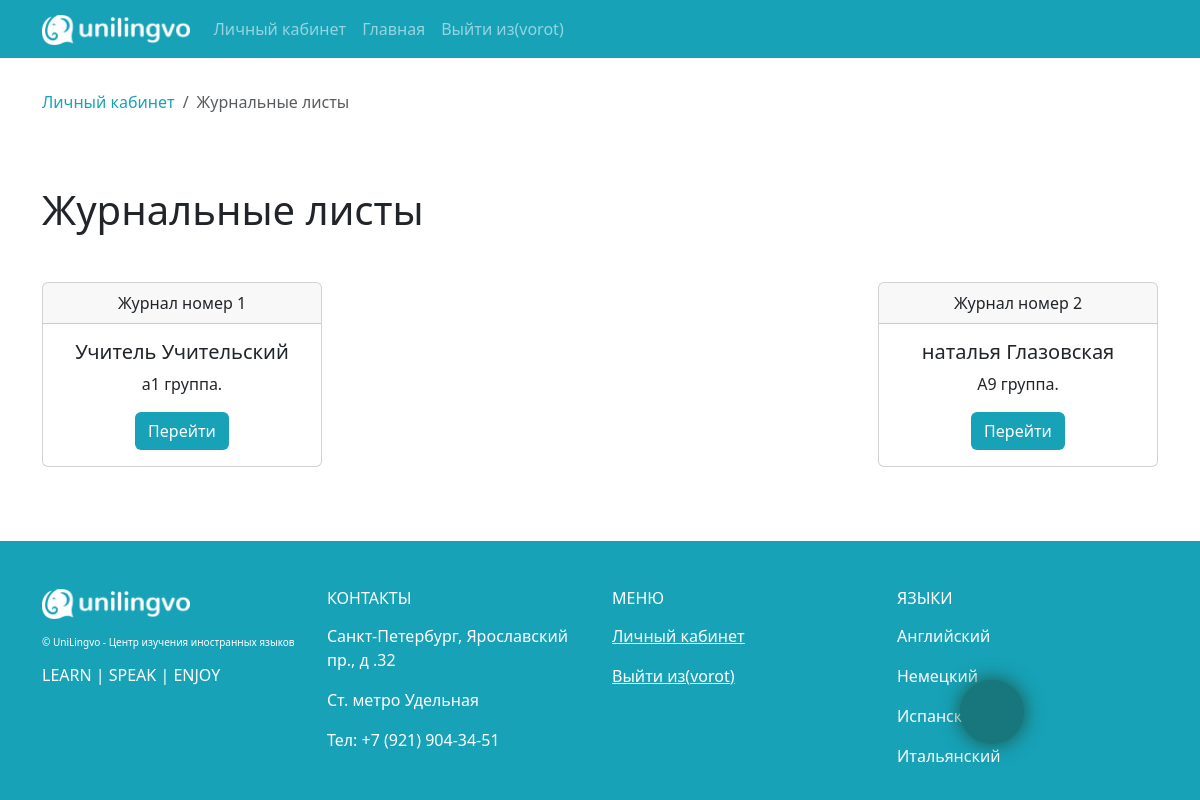
The app's page /journal/journals/ (signed in), older data.
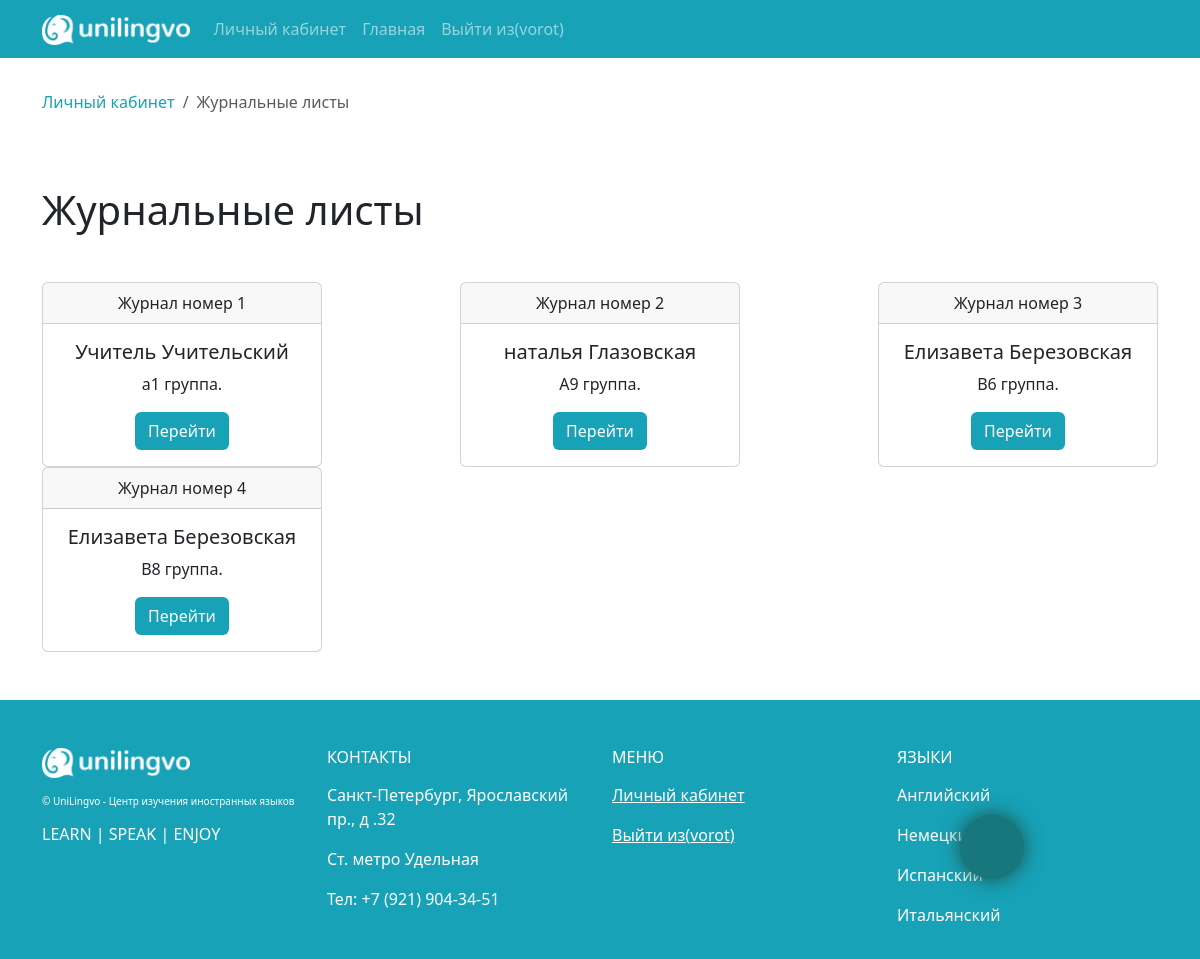
The same page, newer data.
### app_journal/models.py (models this page shows, shortened)
class Journal(models.Model):
    teacher = models.ForeignKey(Teacher, on_delete=models.CASCADE, verbose_name="Учитель")
    group = models.ForeignKey(LearingGroup, on_delete=models.CASCADE, verbose_name="Группа")
    class Meta:
        verbose_name = "Журнал"
        verbose_name_plural = "Журналы"

### app_lancen/models.py (models this page shows)
class LearingGroup(models.Model):
    name = models.CharField(verbose_name='Название группы', max_length=255)
    level = models.CharField(verbose_name='Уровень', max_length=255)
    description = models.TextField(verbose_name="Описание (программа обучения и пр.)")
    class Meta:
        verbose_name = "Учебная группа"
        verbose_name_plural = "Учебные группы"
        db_table = "learning_group"
    def __str__(self):
        return self.name

### app_journal/views.py (the view)
# urls.py: path('journals/', TeachersJournalList.as_view(), name='journals' ),
class TeachersJournalList(DataMixin, LoginRequiredMixin, ListView):
    def get_context_data(self, **kwargs):
        context = super().get_context_data(**kwargs)
        data_mixin_context = self.get_user_context(title = "Листы посещаемости и успеваемости")
        context['breadcrumbs'] = [
            {'link': reverse('profiles:personal_area'), 'title':'Личный кабинет'},
            {'link': '#', 'title': "Журнальные листы"}
        ]
        return dict(list(context.items()) + list(data_mixin_context.items()))
    def get_queryset(self):
        if self.request.user.is_superuser:
            journals = Journal.objects.all()
        if self.request.user.groups.filter(name='teacher').exists():
            teacher = Teacher.objects.get(id = self.request.user.id)
            journals = Journal.objects.filter(teacher = teacher)
        return journals

### app_lancen/templatetags/lancen_tags.py (called while the page is built)
@register.inclusion_tag('templatetags/breadcrumbs.html')
def breadcrums(list):
    return {'breadcrumbs': list}

### app_lancen/utils.py (called while the page is built)
    def get_user_context(self, **kwargs):
        context = kwargs
        modern_menu = menu.copy()
        if  self.request.user.is_authenticated:
            modern_menu.append({'title' : "Личный кабинет" , 'link' : 'profiles:personal_area'})
        if self.request.user.groups.filter(name='teacher').exists():
            context["pers_area_items"] = teacher_pers_area_items
        if self.request.user.groups.filter(name='student').exists():
            context["pers_area_items"] = student_pers_area_items
        if self.request.user.is_superuser:
            context["pers_area_items"] = admin_pers_area_items
        context['menu'] = modern_menu
        context["recall_form"] = RecallForm
        context['contact_form'] = ContactForm
        return context

### templates/app_journal/journal_list.html
{% extends 'base.html' %}
{% load lancen_tags %}
{% block content %}
{% breadcrums breadcrumbs %}
<section class = "pt-5 pb-5">
    <h1>Журнальные листы</h1>
    {% now "Y" as year %} {% now "m" as month %}
    {% if object_list %}
    <div class="d-flex justify-content-lg-between justify-content-center flex-wrap mt-5">
    {% for journal in object_list  %}
    <div class="card text-center" style = "width:280px;">
        <div class="card-header" >
          Журнал номер {{ journal.id }}
        </div>
        <div class="card-body">
          <h5 class="card-title">{{journal.teacher.first_name}} {{journal.teacher.last_name}}</h5>
          <p class="card-text">{{journal.group}} группа. </p>
          <a class = "btn my_bg_info text-white" href="{% url 'journal:view-journal' journal.group.id year month  %} ">Перейти</a> <br>
        </div>
    </div>
    {% endfor %}
    </div>
    {% else %}
    <h3>Журнальные листы ещё не добавлены</h3>
    {% endif %}
</section>
{% endblock content %}

### templates/base.html (shortened to what this page needs)
<!DOCTYPE html>
<html lang="en" class="h-100">
<head>
    {% load static %}
    {% load bootstrap5 %}
    {% load bootstrap_icons %}
    {% bootstrap_css %}
    <link type="text/css" href="{% static 'app_lancen/css/style.css' %}" rel="stylesheet" />
    <link rel="stylesheet" href="https://cdn.jsdelivr.net/npm/bootstrap-icons@1.9.1/font/bootstrap-icons.css">
</head>
<body class="d-flex flex-column h-100">
    <header>
        <nav class="navbar navbar-expand-lg navbar-dark my_bg_info" >
            <div class="container">
              <a class="navbar-brand" href="{% url 'lancen:index' %}">
                <img src="{% static 'app_lancen/img/new_lancen_logo.png' %} " alt="" style = "height:30px;">
              </a>
              <div class="collapse navbar-collapse" id="navbarSupportedContent">
                <ul class="navbar-nav me-auto mb-2 mb-lg-0">
                    {% for m in menu %}
                    <li class="nav-item">
                        <a class="nav-link" href="{% url m.link  %}" >
                            {{m.title}}
                        </a>
                    </li>
                    {% endfor %}
                    <li class="nav-item"><a class="nav-link" href="https://unilingvo.ru/">Главная</a></li>
                    <li class="nav-item">
                        {% if not request.user.is_authenticated %}
                        <a class="nav-link" href="{% url 'profiles:login' %}">Авторизация</a>
                        {% else %}
                        <a class="nav-link" href="{% url 'profiles:logout' %}">Выйти из({{request.user.username}})</a>
                        {% endif %}
                    </li>
                </ul>
              </div>
            </div>
        </nav>
    </header>
    <main>
        <div class="container">
            {% block content %}{% endblock content %}
        </div>
    </main>
    <footer class="footer mt-auto py-3 my_bg_info pt-5">
        <div class="container">
            <div class="row text-white">
                <div class="col-lg-3 col-md-6 col-sm-12">
                    <div class="logo" >
                        <img src="{% static 'app_lancen/img/new_lancen_logo.png' %} " alt="" style = "height:30px;">
                    </div>
                    <div class="mt-3">
                        <p style = "font-size: 10px;">&copy; UniLingvo - Центр изучения иностранных языков</p>
                        <h6>LEARN | SPEAK | ENJOY</h6>
                    </div>
                </div>
                <div class="col-lg-3 col-md-6 col-sm-12">
                   <h6 class = "">КОНТАКТЫ</h6>
                    <p class = "mt-3"> Санкт-Петербург, Ярославский пр., д .32</p>
                    <p class = "mt-3"> Ст. метро Удельная</p>
                    <p class = "mt-3"> Тел: +7 (921) 904-34-51</p>
                </div>
                <div class="col-lg-3 col-md-6 col-sm-12 ">
                    <h6 class = "">МЕНЮ</h6>
                    {% for m in menu  %}
                        <p class = "mt-3"> <a href="{% url m.link %}" class = "text-white">{{m.title}}</a></p>
                    {% endfor %}
                    {% if not request.user.is_authenticated %}
                    <p class = "mt-3"><a class="text-white" href="{% url 'profiles:login' %}">Авторизация</a></p>
                    {% else %}
                    <p class = "mt-3"><a class="text-white" href="{% url 'profiles:logout' %}">Выйти из({{request.user.username}})</a></p>
                    {% endif %}
                </div>
                <div class="col-lg-3 col-md-6 col-sm-12">
                    <h6 class = "">ЯЗЫКИ</h6>
                    <p class = "mt-3"> Английский</p>
                    <p class = "mt-3"> Немецкий</p>
                    <p class = "mt-3"> Испанский</p>
                    <p class = "mt-3"> Итальянский</p>
                </div>
            </div>
        </div>
    </footer>
{% block call_icons %}
    <div class="call_button_wrapper">
        {% if request.user.is_authenticated %}
        <a class="animate_icon call_icon_main" data-bs-toggle="offcanvas" href="#offcanvasExample" role="button" aria-controls="offcanvasExample">
        </a>
        {% endif %}
    </div>
{% endblock call_icons %}
</body>
</html>

### templates/templatetags/breadcrumbs.html (shortened to what this page needs)
<section class = "mt-3 pt-3 pb-2 ">
    <nav aria-label="breadcrumb">
        <ol class="breadcrumb">
            {% for item in breadcrumbs  %}
                <li class="breadcrumb-item {% if forloop.last %} active{% endif %}" {% if forloop.last %}  aria-current="page"{% endif %} >
                    {% if not  forloop.last %}
                        <a  class="my_color_info" style = "text-decoration: none;" href="{{item.link}}">{{item.title}}</a>
                    {% else %}
                    {{item.title}}
                    {% endif %}
                </li>
            {% endfor %}
        </ol>
    </nav>
</section>

### app_lancen/static/app_lancen/css/style.css (style rules this page uses)
.my_bg_info { background-color:#17a2b8 !important; }
.my_color_info { color:#17a2b8 !important; }
.call_button_wrapper { display: flex; justify-content: space-between; align-items: center; width: 180px; position: fixed; top: 85%; right: 5%; z-index: 2; }
.message_icon_main, .call_icon_main, .arrow_up { min-width: 4.0rem; min-height: 4.0rem; display: flex; justify-content: center; align-items: center; font-size: 1.0rem; color: white; border-radius: 100%; background-color: #17777c; box-shadow: 0 0 20px #1d5243; cursor: pointer; transition: 5s all ease; }

Row changes from the older to the newer data that the page shows:
added Journal: id "3", teacher.first_name "Елизавета", teacher.last_name "Березовская", group "B6"
added Journal: id "4", teacher.first_name "Елизавета", teacher.last_name "Березовская", group "B8"
